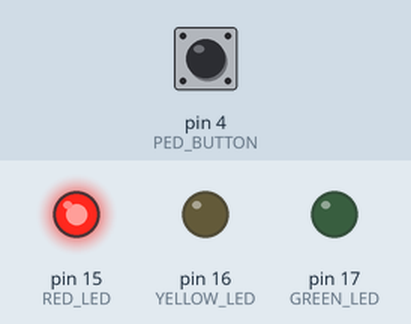
The sketch below on a simulated Arduino Uno, built with avr-gcc and run on an emulated ATmega328P. Shown: output pins drawn as LEDs (lit = HIGH). The test bench sets the inputs (shaded band); at power-on: pin 4 (PED_BUTTON) HIGH. What the sketch prints to the serial monitor is not drawn.

Above: at 1.2 s.
1.3 s: pin 4 (PED_BUTTON) pulled LOW for 0.15 s
At 12.9 s:
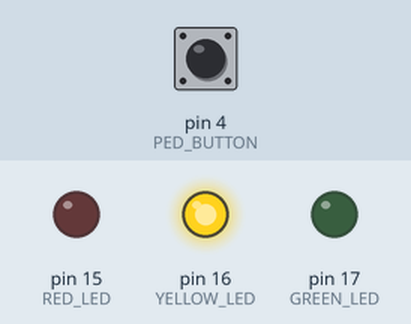
At 14.5 s:
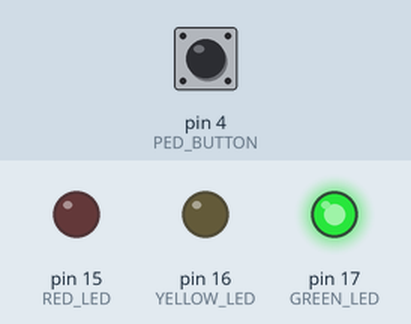
Timing chart, 0 to 14.9 s (numbered marks = the images above; inputs shaded):
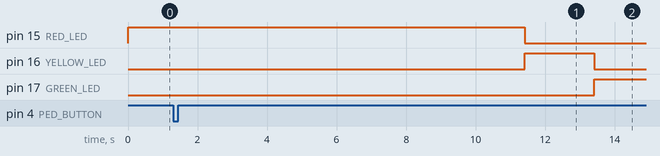

The sketch:

P02_Challenge_Pedestrian_Button.ino
```cpp
/*
 * ================================================
 * CHALLENGE: PEDESTRIAN CROSSING BUTTON
 * ================================================
 *
 * Deskripsi:
 * Traffic light dengan pedestrian button:
 * - Normal: RED → YELLOW → GREEN (loop)
 * - Saat button ditekan: Paksa ke RED untuk kasih jalan pejalan kaki
 * - Setelah 10 detik, lanjut cycle normal
 *
 * Wiring:
 * GPIO15 → Resistor → LED Merah → GND
 * GPIO16 → Resistor → LED Kuning → GND
 * GPIO17 → Resistor → LED Hijau → GND
 * GPIO4  → Button pin 1, Button pin 2 → GND
 *
 * Author: [Nama Anda]
 * NIM: [NIM Anda]
 */

// Pin definitions
#define RED_LED    15
#define YELLOW_LED 16
#define GREEN_LED  17
#define PED_BUTTON 4  // Pedestrian button

// Timing
#define RED_DURATION    5000
#define YELLOW_DURATION 2000
#define GREEN_DURATION  5000
#define PED_RED_DURATION 10000  // Pedestrian crossing: 10 detik merah

void setup() {
  pinMode(RED_LED, OUTPUT);
  pinMode(YELLOW_LED, OUTPUT);
  pinMode(GREEN_LED, OUTPUT);
  pinMode(PED_BUTTON, INPUT_PULLUP);

  Serial.begin(115200);
  Serial.println("Traffic Light with Pedestrian Button");
  Serial.println("Press button to activate pedestrian crossing!");
}

void loop() {
  // Check pedestrian button sebelum tiap state
  if (digitalRead(PED_BUTTON) == LOW) {
    pedestrianCrossing();
  }

  // Normal traffic light cycle
  // RED
  Serial.println("🔴 RED");
  setTrafficLight(HIGH, LOW, LOW);
  delayWithButtonCheck(RED_DURATION);

  // YELLOW
  Serial.println("🟡 YELLOW");
  setTrafficLight(LOW, HIGH, LOW);
  delayWithButtonCheck(YELLOW_DURATION);

  // GREEN
  Serial.println("🟢 GREEN");
  setTrafficLight(LOW, LOW, HIGH);
  delayWithButtonCheck(GREEN_DURATION);
}

// Function: Set traffic light state
void setTrafficLight(int red, int yellow, int green) {
  digitalWrite(RED_LED, red);
  digitalWrite(YELLOW_LED, yellow);
  digitalWrite(GREEN_LED, green);
}

// Function: Delay dengan button check
void delayWithButtonCheck(unsigned long duration) {
  unsigned long start = millis();
  while (millis() - start < duration) {
    if (digitalRead(PED_BUTTON) == LOW) {
      pedestrianCrossing();
      return;  // Exit delay, sudah handle pedestrian
    }
    delay(10);  // Small delay
  }
}

// Function: Pedestrian crossing mode
void pedestrianCrossing() {
  Serial.println("\n🚶 PEDESTRIAN BUTTON PRESSED!");
  Serial.println("⚠️ Forcing RED light for pedestrian crossing...");

  // Paksa ke RED
  setTrafficLight(HIGH, LOW, LOW);

  // Countdown untuk pedestrian
  for (int i = 10; i > 0; i--) {
    Serial.print("  Pedestrian crossing time: ");
    Serial.print(i);
    Serial.println(" seconds");
    delay(1000);
  }

  Serial.println("✅ Pedestrian crossing complete!");
  Serial.println("Resuming normal traffic light...\n");

  // Debounce: tunggu button dilepas
  while (digitalRead(PED_BUTTON) == LOW) {
    delay(10);
  }
  delay(100);  // Extra debounce
}

/*
 * CHALLENGE TAMBAHAN:
 *
 * 1. Pedestrian LED:
 *    - Tambah LED hijau untuk pedestrian (GPIO18)
 *    - ON saat pedestrian crossing, OFF saat tidak
 *
 * 2. Buzzer:
 *    - Tambah buzzer (GPIO19)
 *    - Beep saat countdown pedestrian crossing
 *
 * 3. Multiple Button Press Prevention:
 *    - Jika button ditekan saat sudah pedestrian mode, ignore
 *    - Atau: queue request, proses setelah cycle selesai
 */
```
